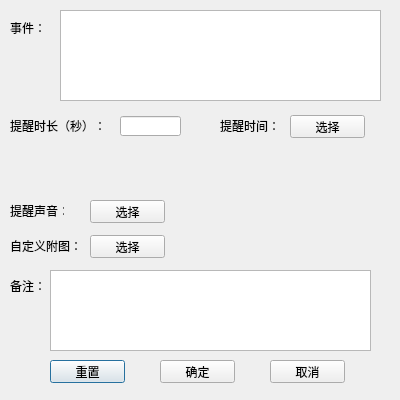
<?xml version="1.0" encoding="UTF-8"?>
<ui version="4.0">
 <class>TimeRemindDialog</class>
 <widget class="QDialog" name="TimeRemindDialog">
  <property name="geometry">
   <rect>
    <x>0</x>
    <y>0</y>
    <width>400</width>
    <height>400</height>
   </rect>
  </property>
  <property name="windowTitle">
   <string>Dialog</string>
  </property>
  <widget class="QPushButton" name="pushButtonReset">
   <property name="geometry">
    <rect>
     <x>50</x>
     <y>360</y>
     <width>75</width>
     <height>23</height>
    </rect>
   </property>
   <property name="text">
    <string>重置</string>
   </property>
  </widget>
  <widget class="QPushButton" name="pushButtonOK">
   <property name="geometry">
    <rect>
     <x>160</x>
     <y>360</y>
     <width>75</width>
     <height>23</height>
    </rect>
   </property>
   <property name="text">
    <string>确定</string>
   </property>
  </widget>
  <widget class="QPushButton" name="pushButtonCancel">
   <property name="geometry">
    <rect>
     <x>270</x>
     <y>360</y>
     <width>75</width>
     <height>23</height>
    </rect>
   </property>
   <property name="text">
    <string>取消</string>
   </property>
  </widget>
  <widget class="QTextEdit" name="textEditEvent">
   <property name="geometry">
    <rect>
     <x>60</x>
     <y>10</y>
     <width>321</width>
     <height>91</height>
    </rect>
   </property>
  </widget>
  <widget class="QLabel" name="label">
   <property name="geometry">
    <rect>
     <x>10</x>
     <y>20</y>
     <width>40</width>
     <height>16</height>
    </rect>
   </property>
   <property name="text">
    <string>事件：</string>
   </property>
  </widget>
  <widget class="QLabel" name="label_2">
   <property name="geometry">
    <rect>
     <x>10</x>
     <y>118</y>
     <width>101</width>
     <height>16</height>
    </rect>
   </property>
   <property name="text">
    <string>提醒时长（秒）：</string>
   </property>
  </widget>
  <widget class="QLineEdit" name="editDuration">
   <property name="geometry">
    <rect>
     <x>120</x>
     <y>116</y>
     <width>61</width>
     <height>20</height>
    </rect>
   </property>
  </widget>
  <widget class="QTextEdit" name="textEditRemark">
   <property name="geometry">
    <rect>
     <x>50</x>
     <y>270</y>
     <width>321</width>
     <height>81</height>
    </rect>
   </property>
  </widget>
  <widget class="QLabel" name="label_3">
   <property name="geometry">
    <rect>
     <x>10</x>
     <y>280</y>
     <width>40</width>
     <height>12</height>
    </rect>
   </property>
   <property name="text">
    <string>备注：</string>
   </property>
  </widget>
  <widget class="QLabel" name="label_4">
   <property name="geometry">
    <rect>
     <x>10</x>
     <y>203</y>
     <width>54</width>
     <height>16</height>
    </rect>
   </property>
   <property name="text">
    <string>提醒声音：</string>
   </property>
  </widget>
  <widget class="QPushButton" name="pushButtonSound">
   <property name="geometry">
    <rect>
     <x>90</x>
     <y>200</y>
     <width>75</width>
     <height>23</height>
    </rect>
   </property>
   <property name="text">
    <string>选择</string>
   </property>
  </widget>
  <widget class="QLabel" name="labelSoundPath">
   <property name="geometry">
    <rect>
     <x>180</x>
     <y>200</y>
     <width>200</width>
     <height>23</height>
    </rect>
   </property>
   <property name="text">
    <string/>
   </property>
  </widget>
  <widget class="QLabel" name="label_6">
   <property name="geometry">
    <rect>
     <x>220</x>
     <y>118</y>
     <width>61</width>
     <height>16</height>
    </rect>
   </property>
   <property name="text">
    <string>提醒时间：</string>
   </property>
  </widget>
  <widget class="QPushButton" name="pushButtonRemindTime">
   <property name="geometry">
    <rect>
     <x>290</x>
     <y>115</y>
     <width>75</width>
     <height>23</height>
    </rect>
   </property>
   <property name="text">
    <string>选择</string>
   </property>
  </widget>
  <widget class="QPushButton" name="pushButtonPic">
   <property name="geometry">
    <rect>
     <x>90</x>
     <y>235</y>
     <width>75</width>
     <height>23</height>
    </rect>
   </property>
   <property name="text">
    <string>选择</string>
   </property>
  </widget>
  <widget class="QLabel" name="label_7">
   <property name="geometry">
    <rect>
     <x>10</x>
     <y>238</y>
     <width>71</width>
     <height>16</height>
    </rect>
   </property>
   <property name="text">
    <string>自定义附图：</string>
   </property>
  </widget>
  <widget class="QLabel" name="labelPicPath">
   <property name="geometry">
    <rect>
     <x>180</x>
     <y>235</y>
     <width>200</width>
     <height>23</height>
    </rect>
   </property>
   <property name="text">
    <string/>
   </property>
  </widget>
  <widget class="QLabel" name="labelRemindTime">
   <property name="geometry">
    <rect>
     <x>10</x>
     <y>150</y>
     <width>381</width>
     <height>40</height>
    </rect>
   </property>
   <property name="text">
    <string/>
   </property>
  </widget>
 </widget>
 <resources/>
 <connections/>
</ui>
